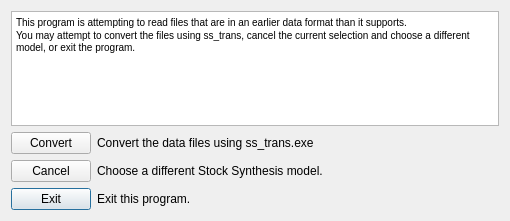
<?xml version="1.0" encoding="UTF-8"?>
<ui version="4.0">
 <class>FileConversionDialog</class>
 <widget class="QDialog" name="FileConversionDialog">
  <property name="geometry">
   <rect>
    <x>0</x>
    <y>0</y>
    <width>510</width>
    <height>221</height>
   </rect>
  </property>
  <property name="windowTitle">
   <string>Dialog</string>
  </property>
  <layout class="QGridLayout" name="gridLayout">
   <item row="4" column="1">
    <spacer name="verticalSpacer">
     <property name="orientation">
      <enum>Qt::Vertical</enum>
     </property>
     <property name="sizeHint" stdset="0">
      <size>
       <width>20</width>
       <height>40</height>
      </size>
     </property>
    </spacer>
   </item>
   <item row="3" column="0">
    <widget class="QPushButton" name="pushButton">
     <property name="text">
      <string>Exit</string>
     </property>
    </widget>
   </item>
   <item row="3" column="1">
    <widget class="QLabel" name="label_3">
     <property name="text">
      <string>Exit this program.</string>
     </property>
    </widget>
   </item>
   <item row="1" column="0">
    <widget class="QPushButton" name="pushButton_2">
     <property name="text">
      <string>Convert</string>
     </property>
    </widget>
   </item>
   <item row="2" column="0">
    <widget class="QPushButton" name="pushButton_3">
     <property name="text">
      <string>Cancel</string>
     </property>
    </widget>
   </item>
   <item row="3" column="2">
    <spacer name="horizontalSpacer">
     <property name="orientation">
      <enum>Qt::Horizontal</enum>
     </property>
     <property name="sizeHint" stdset="0">
      <size>
       <width>40</width>
       <height>20</height>
      </size>
     </property>
    </spacer>
   </item>
   <item row="0" column="0" colspan="3">
    <widget class="QTextEdit" name="textEdit">
     <property name="html">
      <string>&lt;!DOCTYPE HTML PUBLIC &quot;-//W3C//DTD HTML 4.0//EN&quot; &quot;http://www.w3.org/TR/REC-html40/strict.dtd&quot;&gt;
&lt;html&gt;&lt;head&gt;&lt;meta name=&quot;qrichtext&quot; content=&quot;1&quot; /&gt;&lt;style type=&quot;text/css&quot;&gt;
p, li { white-space: pre-wrap; }
&lt;/style&gt;&lt;/head&gt;&lt;body style=&quot; font-family:'MS Shell Dlg 2'; font-size:7.8pt; font-weight:400; font-style:normal;&quot;&gt;
&lt;p style=&quot; margin-top:0px; margin-bottom:0px; margin-left:0px; margin-right:0px; -qt-block-indent:0; text-indent:0px;&quot;&gt;This program is attempting to read files that are in an earlier data format than it supports.&lt;/p&gt;
&lt;p style=&quot; margin-top:0px; margin-bottom:0px; margin-left:0px; margin-right:0px; -qt-block-indent:0; text-indent:0px;&quot;&gt;You may attempt to convert the files using ss_trans, cancel the current selection and choose a different model, or exit the program.&lt;/p&gt;&lt;/body&gt;&lt;/html&gt;</string>
     </property>
    </widget>
   </item>
   <item row="2" column="1" colspan="2">
    <widget class="QLabel" name="label_2">
     <property name="text">
      <string>Choose a different Stock Synthesis model.</string>
     </property>
    </widget>
   </item>
   <item row="1" column="1" colspan="2">
    <widget class="QLabel" name="label">
     <property name="text">
      <string>Convert the data files using ss_trans.exe</string>
     </property>
    </widget>
   </item>
  </layout>
 </widget>
 <resources/>
 <connections/>
</ui>
